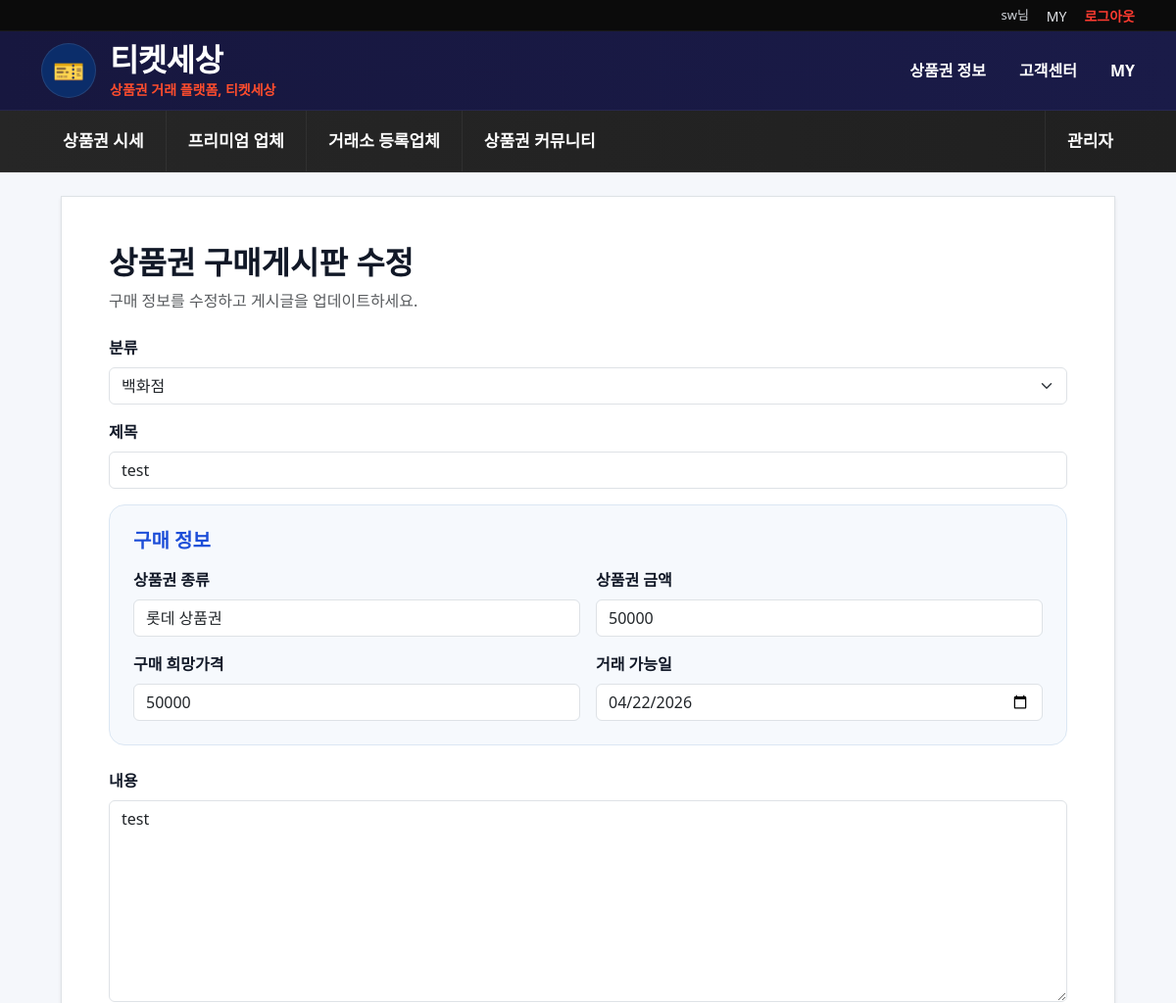
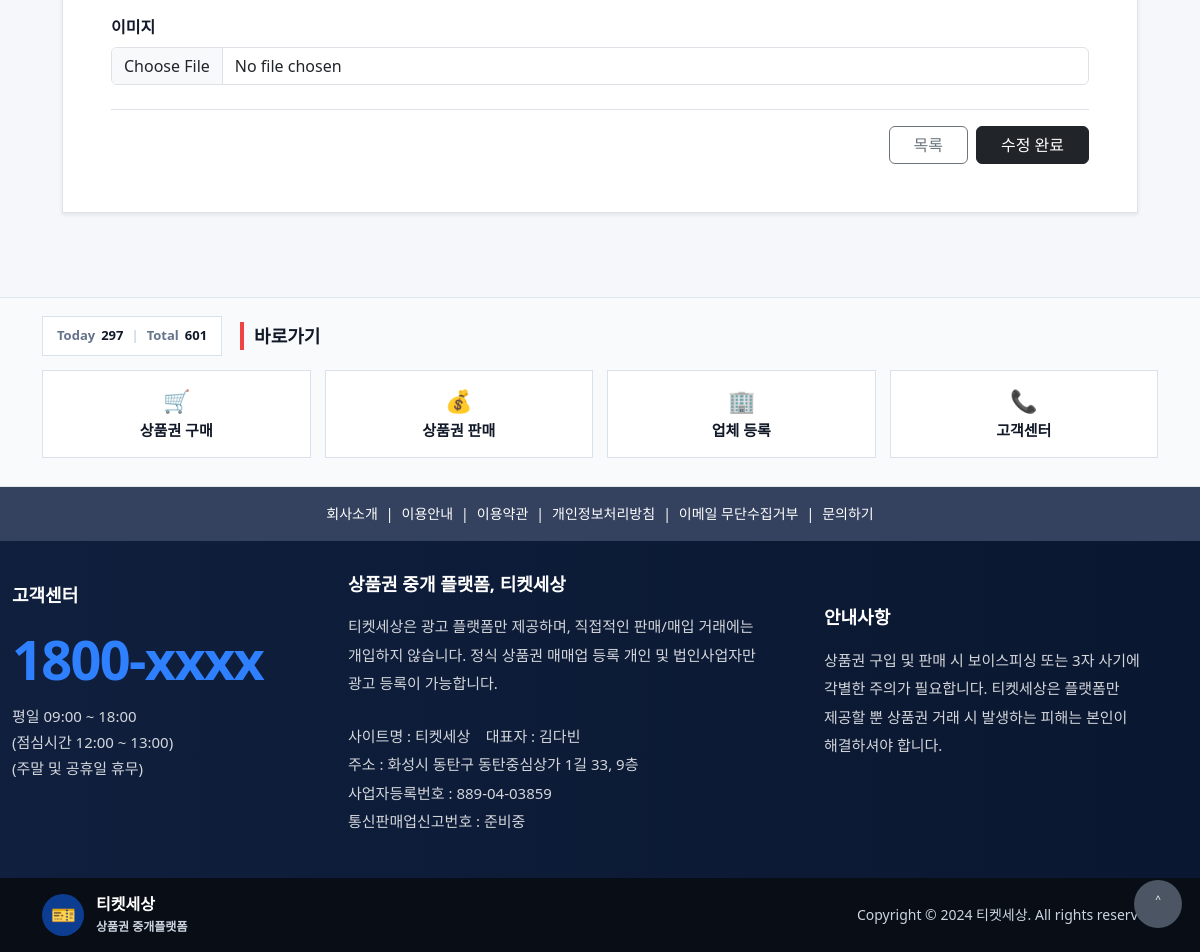
The page /board/buy/1/edit/ (signed in) on the database its author committed (2 pictures, top to bottom).
### leads/models.py (models this page shows, shortened)
class BoardPost(models.Model):
    class BoardType(models.TextChoices):
        BUY = "BUY", "구매게시판"
        SELL = "SELL", "판매게시판"
    class Category(models.TextChoices):
        DEPARTMENT = "department", "백화점"
        GIFT = "gift", "상품권"
        ETC = "etc", "기타"
    board_type = models.CharField(max_length=20, choices=BoardType.choices)
    category = models.CharField(
        max_length=20,
        choices=Category.choices,
        default=Category.ETC
    )
    title = models.CharField(max_length=200)
    content = models.TextField(blank=True)
    giftcard_type = models.CharField("상품권 종류", max_length=100, blank=True)
    face_value = models.IntegerField("상품권 금액", default=0)
    price = models.IntegerField("희망가격", default=0)
    available_date = models.DateField("거래 가능일", null=True, blank=True)
    image = models.ImageField(upload_to="board/", blank=True, null=True)
    author = models.ForeignKey(
        settings.AUTH_USER_MODEL,
        on_delete=models.SET_NULL,
        null=True,
        blank=True,
        related_name="board_posts"
    )
    is_active = models.BooleanField(default=True)
    created_at = models.DateTimeField(auto_now_add=True)

### leads/views.py (the view)
# urls.py: path("board/<str:board_type>/<int:pk>/edit/", views.board_edit, name="board_edit"),
@login_required
def board_edit(request, board_type, pk):
    post = get_object_or_404(BoardPost, pk=pk, author=request.user)
    if request.method == "POST":
        form = BoardPostForm(request.POST, request.FILES, instance=post)
        if form.is_valid():
            updated_post = form.save(commit=False)
            if board_type == "buy":
                updated_post.board_type = BoardPost.BoardType.BUY
            elif board_type == "sell":
                updated_post.board_type = BoardPost.BoardType.SELL
            updated_post.author = request.user
            updated_post.save()
            return redirect("board_detail", board_type=board_type, pk=updated_post.pk)
    else:
        form = BoardPostForm(instance=post)
    return render(request, "site/board_edit.html", {
        "form": form,
        "post": post,
        "board_type": board_type,
    })

### leads/context_processors.py (called while the page is built)
def side_company_box(request):
    if not request.user.is_authenticated:
        return {
            "side_favorites": [],
            "side_recent_companies": [],
        }
    favorites = (
        FavoriteCompany.objects
        .filter(user=request.user)
        .select_related("company")
        .order_by("-created_at")[:5]
    )
    recent = (
        RecentView.objects
        .filter(user=request.user)
        .select_related("company")
        .order_by("-viewed_at")[:5]
    )
    return {
        "side_favorites": favorites,
        "side_recent_companies": recent,
    }

def visitor_count(request):
    today = timezone.now().date()
    today_obj = VisitorCount.objects.filter(date=today).first()
    today_count = today_obj.count if today_obj else 0
    total_count = VisitorCount.objects.aggregate(total=Sum("count"))["total"] or 0
    return{
        'today_visitors':today_count,
        'total_visitors':total_count,
    }

### templates/site/board_edit.html (shortened to what this page needs)
{% extends "site/base_site.html" %}
{% block content %}
<section class="py-4">
  <div class="container" style="max-width:1100px;">
    <div class="bg-white border shadow-sm p-4 p-md-5 rounded-4">
      <div class="mb-4">
        {% if board_type == "sell" %}
          <h2 class="fw-bold mb-2">상품권 판매게시판 수정</h2>
          <div class="text-muted">판매 정보를 수정하고 게시글을 업데이트하세요.</div>
        {% elif board_type == "buy" %}
          <h2 class="fw-bold mb-2">상품권 구매게시판 수정</h2>
          <div class="text-muted">구매 정보를 수정하고 게시글을 업데이트하세요.</div>
        {% endif %}
      </div>
      <form method="post" enctype="multipart/form-data">
        <div class="mb-3">
          <label class="form-label fw-bold">분류</label>
          {{ form.category }}
        </div>
        <div class="mb-3">
          <label class="form-label fw-bold">제목</label>
          {{ form.title }}
        </div>
        <div class="p-4 mb-4 rounded-4" style="background:#f6f9fd; border:1px solid #dbe7f3;">
          {% if board_type == "sell" %}
            <h5 class="fw-bold mb-3" style="color:#1d4ed8;">판매 정보</h5>
          {% elif board_type == "buy" %}
            <h5 class="fw-bold mb-3" style="color:#1d4ed8;">구매 정보</h5>
          {% endif %}
          <div class="row g-3">
            <div class="col-md-6">
              <label class="form-label fw-bold">상품권 종류</label>
              {{ form.giftcard_type }}
            </div>
            <div class="col-md-6">
              <label class="form-label fw-bold">상품권 금액</label>
              {{ form.face_value }}
            </div>
            <div class="col-md-6">
              {% if board_type == "sell" %}
                <label class="form-label fw-bold">판매 희망가격</label>
              {% else %}
                <label class="form-label fw-bold">구매 희망가격</label>
              {% endif %}
              {{ form.price }}
            </div>
            <div class="col-md-6">
              <label class="form-label fw-bold">거래 가능일</label>
              {{ form.available_date }}
            </div>
          </div>
        </div>
        <div class="mb-3">
          <label class="form-label fw-bold">내용</label>
          {{ form.content }}
        </div>
        <div class="mb-4">
          <label class="form-label fw-bold">이미지</label>
          {{ form.image }}
        </div>
        <div class="d-flex justify-content-end gap-2 pt-3 border-top mt-4">
          {% if board_type == "buy" %}
            <a href="{% url 'buy_board_page' %}" class="btn btn-outline-secondary px-4">목록</a>
          {% elif board_type == "sell" %}
            <a href="{% url 'sell_board_page' %}" class="btn btn-outline-secondary px-4">목록</a>
          {% endif %}
          <button type="submit" class="btn btn-dark px-4">수정 완료</button>
        </div>
      </form>
    </div>
  </div>
</section>
{% endblock %}

### templates/site/base_site.html (shortened to what this page needs)
{% load static %}
<!doctype html>
<html lang="ko">
<head>
  <link href="https://cdn.jsdelivr.net/npm/bootstrap@5.3.3/dist/css/bootstrap.min.css" rel="stylesheet">
  <link href="{% static 'css/site.css' %}" rel="stylesheet">
</head>
<body>
<div class="top-util-bar">
  <div class="container d-flex justify-content-end align-items-center">
    {% if request.user.is_authenticated %}
      <span class="top-util-text">{{ request.user.username }}님</span>
      <a href="{% url 'mypage' %}" class="top-util-link">MY</a>
      <a href="{% url 'user_logout' %}" class="top-util-link accent">로그아웃</a>
    {% else %}
      <span class="top-util-text">로그인이 필요합니다.</span>
      <a href="{% url 'user_login' %}" class="top-util-link accent">로그인</a>
      <a href="{% url 'signup' %}" class="top-util-link">회원가입</a>
    {% endif %}
  </div>
</div>
<header class="brand-header">
  <div class="container brand-header-inner">
    <a href="{% url 'site_index' %}" class="brand-logo-wrap">
      <div class="brand-logo-circle">🎫</div>
      <div class="brand-logo-text">
        <div class="brand-name">티켓세상</div>
        <div class="brand-sub">상품권 거래 플랫폼, 티켓세상</div>
      </div>
    </a>
    <nav class="brand-top-links">
      <a href="{% url 'prices_page' %}">상품권 정보</a>
      <a href="{% url 'customer_page' %}">고객센터</a>
      {% if request.user.is_authenticated %}
        <a href="{% url 'mypage' %}">MY</a>
      {% else %}
        <a href="{% url 'user_login' %}">MY</a>
      {% endif %}
    </nav>
  </div>
</header>
<nav class="main-category-bar" id="mobileMainMenu">
  <div class="container">
    <ul class="main-category-list">
      <li>
        <a class="{% if active_nav == 'prices' %}active{% endif %}" href="{% url 'prices_page' %}">
          상품권 시세
        </a>
      </li>
      <li>
        <a class="{% if active_nav == 'shopping' %}active{% endif %}" href="{% url 'shopping_page' %}">
          프리미엄 업체
        </a>
      </li>
      <li>
        <a class="{% if active_nav == 'companies' %}active{% endif %}" href="{% url 'companies_page' %}">
          거래소 등록업체
        </a>
      </li>
      <li class="main-category-item has-submenu">
        <a class="{% if active_nav == 'community' %}active{% endif %}" href="{% url 'community_page' %}">
          상품권 커뮤니티
        </a>
      </li>
      {% if request.user.is_authenticated and request.user.is_staff %}
      <li class="ms-auto">
        <a href="{% url 'adm_dashboard' %}">관리자</a>
      </li>
      {% endif %}
    </ul>
  </div>
</nav>
{% block content %}{% endblock %}
<footer class="ts-footer">
  <div class="ts-shortcut-section">
    <div class="container">
      <div class="ts-shortcut-header">
        <div class="visitor-counter-box">
          <span class="visitor-label">Today</span>
          <span class="visitor-value">{{ today_visitors }}</span>
          <span class="visitor-divider">|</span>
          <span class="visitor-label">Total</span>
          <span class="visitor-value">{{ total_visitors }}</span>
        </div>
        <div class="ts-shortcut-title">
          <span class="bar"></span>
          <h3>바로가기</h3>
        </div>
      </div>
      <div class="shortcut-grid">
        <a href="{% url 'buy_board_page' %}" class="shortcut-item">
          <span class="icon">🛒</span>
          <span class="label">상품권 구매</span>
        </a>
        <a href="{% url 'sell_board_page' %}" class="shortcut-item">
          <span class="icon">💰</span>
          <span class="label">상품권 판매</span>
        </a>
        <a href="{% url 'companies_page' %}" class="shortcut-item">
          <span class="icon">🏢</span>
          <span class="label">업체 등록</span>
        </a>
        <a href="{% url 'customer_page' %}" class="shortcut-item">
          <span class="icon">📞</span>
          <span class="label">고객센터</span>
        </a>
      </div>
    </div>
  </div>
  <div class="ts-footer-links">
    <div class="container">
      <a href="#">회사소개</a>
      <span>|</span>
      <a href="#">이용안내</a>
      <span>|</span>
      <a href="#">이용약관</a>
      <span>|</span>
      <a href="#">개인정보처리방침</a>
      <span>|</span>
      <a href="#">이메일 무단수집거부</a>
      <span>|</span>
      <a href="#">문의하기</a>
    </div>
  </div>
  <div class="ts-footer-main">
    <div class="container ts-footer-main-inner">
      <div class="ts-footer-col customer">
        <h3>고객센터</h3>
        <div class="phone">1800-xxxx</div>
        <p>
          평일 09:00 ~ 18:00<br>
          (점심시간 12:00 ~ 13:00)<br>
          (주말 및 공휴일 휴무)
        </p>
      </div>
      <div class="ts-footer-col company">
        <h3>상품권 중개 플랫폼, 티켓세상</h3>
        <p>
          티켓세상은 광고 플랫폼만 제공하며, 직접적인 판매/매입 거래에는 개입하지 않습니다.
          정식 상품권 매매업 등록 개인 및 법인사업자만 광고 등록이 가능합니다.
        </p>
        <p class="meta">
          사이트명 : 티켓세상 &nbsp;&nbsp; 대표자 : 김다빈<br>
          주소 : 화성시 동탄구 동탄중심상가 1길 33, 9층<br>
          사업자등록번호 : 889-04-03859<br>
          통신판매업신고번호 : 준비중
        </p>
      </div>
      <div class="ts-footer-col notice">
        <h3>안내사항</h3>
        <p>
          상품권 구입 및 판매 시 보이스피싱 또는 3자 사기에 각별한 주의가 필요합니다.
          티켓세상은 플랫폼만 제공할 뿐 상품권 거래 시 발생하는 피해는 본인이 해결하셔야 합니다.
        </p>
      </div>
    </div>
  </div>
  <div class="ts-footer-bottom">
    <div class="container ts-footer-bottom-inner">
      <a href="{% url 'site_index' %}" class="ts-footer-brand">
        <div class="ts-footer-brand-icon">🎫</div>
        <div class="ts-footer-brand-text">
          <strong>티켓세상</strong>
          <span>상품권 중개플랫폼</span>
        </div>
      </a>
      <div class="ts-footer-copy">
        Copyright © 2024 티켓세상. All rights reserved.
      </div>
    </div>
  </div>
  <div class="ts-floating-wrap">
    <button type="button" class="ts-floating-top" onclick="window.scrollTo({top:0, behavior:'smooth'});">
      ˄
    </button>
  </div>
</footer>
</body>
</html>

### rows shown on the page
BoardPost: category "백화점", title "test", giftcard_type "롯데 상품권", face_value "50000", price "50000", available_date "04/22/2026", content "test"

### other values the page prints
{{ request.user.username }} "sw"
{{ today_visitors }} "297"
{{ total_visitors }} "601"
